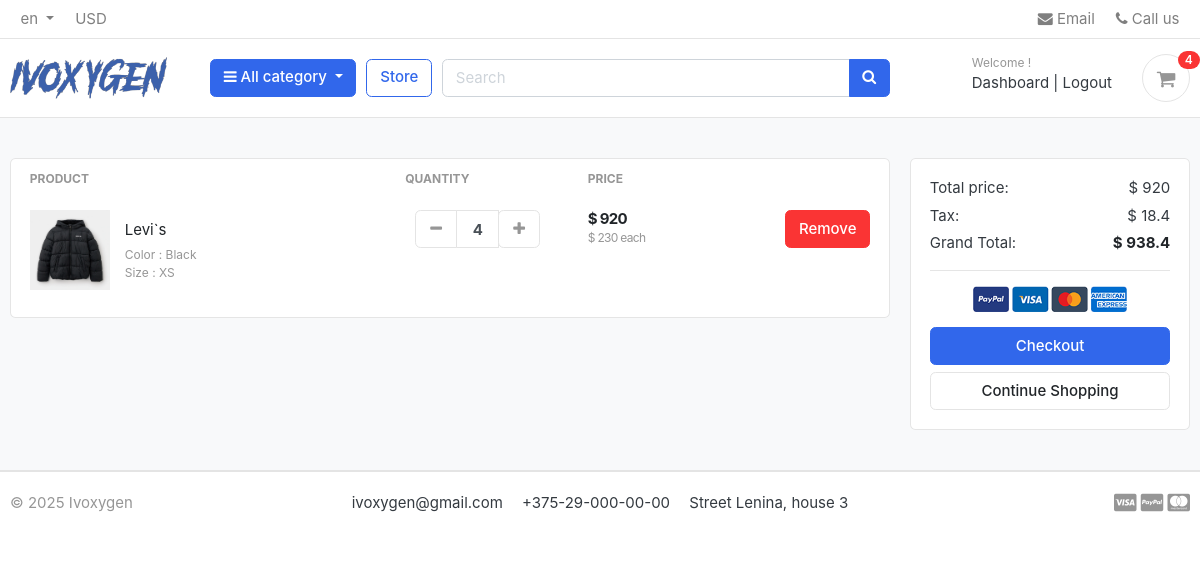
The page /cart/ (signed in) on the database its author committed.
### carts/models.py (models this page shows, shortened)
class CartItem(models.Model):
    user = models.ForeignKey(Account, on_delete=models.CASCADE, null=True)
    product = models.ForeignKey(Product, on_delete=models.CASCADE)
    variations = models.ManyToManyField(Variation, blank=True)
    cart    = models.ForeignKey(Cart, on_delete=models.CASCADE, null=True)
    quantity = models.IntegerField()
    is_active = models.BooleanField(default=True)
    def sub_total(self):
        return self.product.price * self.quantity

### store/models.py (models this page shows, shortened)
class Product(models.Model):
    product_name    = models.CharField(max_length=200, unique=True)
    slug            = models.SlugField(max_length=200, unique=True)
    description     = models.TextField(max_length=500, blank=True)
    price           = models.IntegerField()
    images          = models.ImageField(upload_to='photos/products')
    stock           = models.IntegerField()
    is_available    = models.BooleanField(default=True)
    category        = models.ForeignKey(Category, on_delete=models.CASCADE)
    created_date    = models.DateTimeField(auto_now_add=True)
    modified_date   = models.DateTimeField(auto_now=True)
    def get_url(self):
        return reverse('product_detail', args=[self.category.slug, self.slug])

class Variation(models.Model):
    product = models.ForeignKey(Product, on_delete=models.CASCADE)
    variation_category = models.CharField(max_length=100, choices=variation_category_choice)
    variation_value     = models.CharField(max_length=100)
    is_active           = models.BooleanField(default=True)
    created_date        = models.DateTimeField(auto_now=True)
    objects = VariationManager()

### carts/views.py (the view)
# urls.py: path('', views.cart, name='cart'),
def cart(request, total=0, quantity=0, cart_items=None):
    try:
        tax = 0
        grand_total = 0
        if request.user.is_authenticated:
            cart_items = CartItem.objects.filter(user=request.user, is_active=True)
        else:
            cart = Cart.objects.get(cart_id=_cart_id(request))
            cart_items = CartItem.objects.filter(cart=cart, is_active=True)
        for cart_item in cart_items:
            total += (cart_item.product.price * cart_item.quantity)
            quantity += cart_item.quantity
        tax = (2 * total)/100
        grand_total = total + tax
    except ObjectDoesNotExist:
        pass #just ignore
    context = {
        'total': total,
        'quantity': quantity,
        'cart_items': cart_items,
        'tax'       : tax,
        'grand_total': grand_total,
    }
    return render(request, 'store/cart.html', context)

### carts/context_processors.py (called while the page is built)
def counter(request):
    cart_count = 0
    if 'admin' in request.path:
        return {}
    else:
        try:
            cart = Cart.objects.filter(cart_id=_cart_id(request))
            if request.user.is_authenticated:
                cart_items = CartItem.objects.all().filter(user=request.user)
            else:
                cart_items = CartItem.objects.all().filter(cart=cart[:1])
            for cart_item in cart_items:
                cart_count += cart_item.quantity
        except Cart.DoesNotExist:
            cart_count = 0
    return dict(cart_count=cart_count)

### carts/views.py (called while the page is built)
def _cart_id(request):
    cart = request.session.session_key
    if not cart:
        cart = request.session.create()
    return cart

### category/context_processors.py (called while the page is built)
def menu_links(request):
    links = Category.objects.all()
    return dict(links=links)

### category/models.py (called while the page is built)
    def get_url(self):
            return reverse('products_by_category', args=[self.slug])

### templates/store/cart.html (shortened to what this page needs)
{% extends 'base.html' %}
{% load static %}
{% load i18n %}
{% block content %}
<section class="section-content padding-y bg">
<div class="container">
{% if not cart_items %}
    <h2 class="text-center">{% trans "Your Shopping Cart is Empty" %}</h2>
    <br>
    <div class="text-center">
        <a href="{% url 'store' %}" class="btn btn-primary">{% trans "Continue Shopping" %}</a>
    </div>
{% else %}
<div class="row">
    <aside class="col-lg-9">
<div class="card">
<table class="table table-borderless table-shopping-cart">
<thead class="text-muted">
<tr class="small text-uppercase">
  <th scope="col">{% trans "Product" %}</th>
  <th scope="col" width="120">{% trans "Quantity" %}</th>
  <th scope="col" width="120">{% trans "Price" %}</th>
  <th scope="col" class="text-right" width="200"> </th>
</tr>
</thead>
<tbody>
{% for cart_item in cart_items %}
<tr>
    <td>
        <figure class="itemside align-items-center">
            <div class="aside"><img src="{{ cart_item.product.images.url }}" class="img-sm"></div>
            <figcaption class="info">
                <a href="{{ cart_item.product.get_url }}" class="title text-dark">{{ cart_item.product.product_name }}</a>
                <p class="text-muted small">
                    {% if cart_item.variations.all %}
                        {% for item in cart_item.variations.all %}
                            {{ item.variation_category | capfirst }} : {{ item.variation_value | capfirst }} <br>
                        {% endfor %}
                    {% endif %}
                </p>
            </figcaption>
        </figure>
    </td>
    <td>
        <div class="col">
            <div class="input-group input-spinner">
                <div class="input-group-prepend">
                    <a href="{% url 'remove_cart' cart_item.product.id cart_item.id %}" class="btn btn-light" type="button" id="button-plus">
                        <i class="fa fa-minus"></i>
                    </a>
                </div>
                <input type="text" class="form-control" value="{{ cart_item.quantity }}">
                <div class="input-group-append">
                    <form action="{% url 'add_cart' cart_item.product.id %}" method="POST">
                        <button class="btn btn-light" type="submit" id="button-minus">
                            <i class="fa fa-plus"></i>
                        </button>
                    </form>
                </div>
            </div>
        </div>
    </td>
    <td>
        <div class="price-wrap">
            <var class="price">$ {{ cart_item.sub_total }}</var>
            <small class="text-muted"> $ {{ cart_item.product.price }} {% trans "each" %} </small>
        </div>
    </td>
    <td class="text-right">
    <a href="{% url 'remove_cart_item' cart_item.product.id cart_item.id %}" onclick="return confirm('{% trans "Are you sure you want to delete this item?" %}')" class="btn btn-danger">{% trans "Remove" %}</a>
    </td>
</tr>
{% endfor %}
</tbody>
</table>
</div>
    </aside>
    <aside class="col-lg-3">
        <div class="card">
        <div class="card-body">
            <dl class="dlist-align">
              <dt>{% trans "Total price:" %}</dt>
              <dd class="text-right">$ {{ total }}</dd>
            </dl>
            <dl class="dlist-align">
              <dt>{% trans "Tax:" %}</dt>
              <dd class="text-right"> $ {{ tax }}</dd>
            </dl>
            <dl class="dlist-align">
              <dt>{% trans "Grand Total:" %}</dt>
              <dd class="text-right text-dark b"><strong>$ {{ grand_total }}</strong></dd>
            </dl>
            <hr>
            <p class="text-center mb-3">
                <img src="{% static './images/misc/payments.png' %}" height="26">
            </p>
            <a href="{% url 'checkout' %}" class="btn btn-primary btn-block">{% trans "Checkout" %}</a>
            <a href="{% url 'store' %}" class="btn btn-light btn-block">{% trans "Continue Shopping" %}</a>
        </div>
        </div>
</aside>
</div>
{% endif %}
</div>
</section>
{% endblock %}

### static/css/ui.css (style rules this page uses)
html { font-family: "Inter", sans-serif; font-size: 15px; }
.price-wrap { letter-spacing: -0.7px; }
.img-xs, .img-sm, .img-md, .img-lg { -o-object-fit: cover; object-fit: cover; flex-shrink: 0; flex-grow: 0; }
.img-sm { width: 80px; height: 80px; }
.padding-y { padding-top: 40px; padding-bottom: 40px; }
var { font-style: normal; }
figure { margin-bottom: 0; }
.bg { background-color: #f8f9fa; }
.b { font-weight: 600; }
p:last-child { margin-bottom: 0; }
.btn-light { background-color: #fff; border-color: #e4e4e4; }
.btn-light i { color: #969696; }
.itemside { position: relative; display: flex; width: 100%; }
.itemside .aside { position: relative; flex-shrink: 0; }
.itemside .info { padding-left: 15px; padding-right: 7px; }
.itemside p { margin-bottom: 0; }
.itemside .title { display: block; margin-bottom: 5px; color: #212529; }
[class*=dlist-] { margin-bottom: 5px; }
[class*=dlist-] dd { margin-bottom: 0; }
.dlist-align { display: flex; }
.dlist-align dt { width: 150px; word-wrap: break-word; font-weight: normal; }
.dlist-align dd { flex-grow: 1; }
.price { font-weight: 600; color: #212529; }
.input-spinner { width: 125px; flex-wrap: nowrap; display: inline-flex; vertical-align: middle; }
.input-spinner input.form-control { text-align: center; max-width: 46px; font-weight: bold; flex-basis: 46px; border-color: #e4e4e4; flex-grow: 0; }
.input-spinner .btn { width: 42px; text-align: center; padding-left: 0.5rem; padding-right: 0.5rem; }
.table-shopping-cart.table td, .table-shopping-cart.table th { padding-left: 1.25rem; padding-right: 1.25rem; }
.table-shopping-cart .price-wrap { line-height: 1.2; }
.table-shopping-cart .price { font-weight: bold; margin-right: 5px; display: block; }

### rows shown on the page
CartItem: product.images (picture), product.product_name "Levi`s", quantity "4", sub_total "920", product.price "230"
Variation: variation_category "Color", variation_value "Black"
Variation: variation_category "Size", variation_value "XS"

### other values the page prints
{{ LANGUAGE_CODE|default:"English" }} "en"
{{ cart_count }} "4"
{{ total }} "920"
{{ tax }} "18.4"
{{ grand_total }} "938.4"
